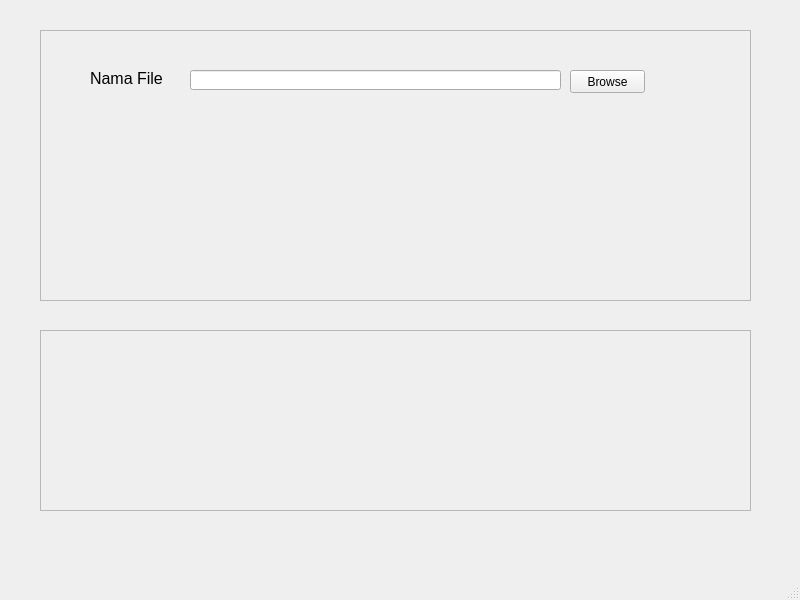
<?xml version="1.0" encoding="UTF-8"?>
<ui version="4.0">
 <class>MainWindow</class>
 <widget class="QMainWindow" name="MainWindow">
  <property name="geometry">
   <rect>
    <x>0</x>
    <y>0</y>
    <width>800</width>
    <height>600</height>
   </rect>
  </property>
  <property name="windowTitle">
   <string>MainWindow</string>
  </property>
  <widget class="QWidget" name="centralwidget">
   <widget class="QFrame" name="frame">
    <property name="geometry">
     <rect>
      <x>40</x>
      <y>30</y>
      <width>711</width>
      <height>271</height>
     </rect>
    </property>
    <property name="frameShape">
     <enum>QFrame::StyledPanel</enum>
    </property>
    <property name="frameShadow">
     <enum>QFrame::Raised</enum>
    </property>
    <widget class="QLabel" name="label">
     <property name="geometry">
      <rect>
       <x>50</x>
       <y>40</y>
       <width>81</width>
       <height>17</height>
      </rect>
     </property>
     <property name="font">
      <font>
       <pointsize>12</pointsize>
      </font>
     </property>
     <property name="text">
      <string>Nama File</string>
     </property>
    </widget>
    <widget class="QLineEdit" name="lineEdit">
     <property name="geometry">
      <rect>
       <x>150</x>
       <y>40</y>
       <width>371</width>
       <height>20</height>
      </rect>
     </property>
    </widget>
    <widget class="QPushButton" name="pushButton">
     <property name="geometry">
      <rect>
       <x>530</x>
       <y>40</y>
       <width>75</width>
       <height>23</height>
      </rect>
     </property>
     <property name="text">
      <string>Browse</string>
     </property>
    </widget>
   </widget>
   <widget class="QFrame" name="frame_2">
    <property name="geometry">
     <rect>
      <x>40</x>
      <y>330</y>
      <width>711</width>
      <height>181</height>
     </rect>
    </property>
    <property name="frameShape">
     <enum>QFrame::StyledPanel</enum>
    </property>
    <property name="frameShadow">
     <enum>QFrame::Raised</enum>
    </property>
   </widget>
  </widget>
  <widget class="QMenuBar" name="menubar">
   <property name="geometry">
    <rect>
     <x>0</x>
     <y>0</y>
     <width>800</width>
     <height>21</height>
    </rect>
   </property>
  </widget>
  <widget class="QStatusBar" name="statusbar"/>
 </widget>
 <resources/>
 <connections/>
</ui>
